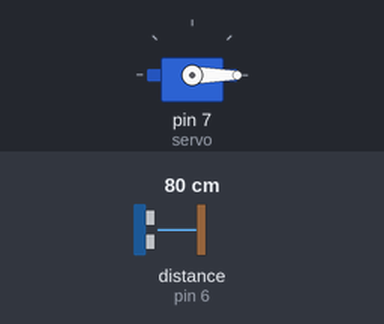
This sketch was run on a simulated Arduino Uno, built with avr-gcc and run on an emulated ATmega328P. On the bench: servo. Wiring (inferred from the names in the program): ultrasonic range finder: trigger pin 5; echo pin 6. The test bench sets the inputs (shaded band); at power-on: distance to the obstacle (sensor on pin 6) 80 cm. The echo pulse lasts 58.3 µs per cm; what the sketch prints to the serial monitor is not drawn.

Above: at 1.2 s.
1.3 s: distance to the obstacle (sensor on pin 6) set to 23 cm
2.8 s: distance to the obstacle (sensor on pin 6) set to 18 cm
At 3.8 s:
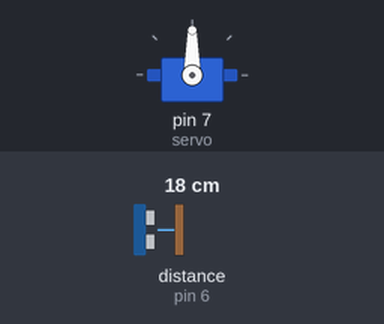
4.3 s: distance to the obstacle (sensor on pin 6) set to 35 cm
At 5.5 s:
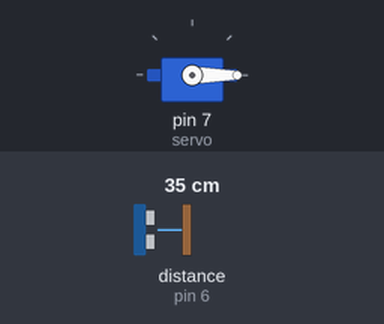
Timing chart, 0 to 7.3 s (numbered marks = the images above; inputs shaded):
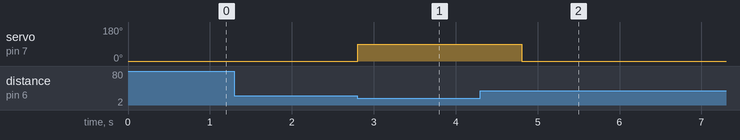

The sketch:

sambit_code__smart_handwash_.ino
```cpp
#include <Servo.h>
Servo servo;
int trigPin = 5;
int echoPin = 6;
int servoPin = 7;
long duration, dist;


void setup() {
    Serial.begin(9600);
    servo.attach(7);
    pinMode(trigPin, OUTPUT);
    pinMode(echoPin, INPUT);
       servo.write(0);

}

void loop() {
digitalWrite(trigPin, LOW);
delayMicroseconds(10);
digitalWrite(trigPin, HIGH);
delayMicroseconds(10);
digitalWrite(trigPin, LOW);

duration = pulseIn(echoPin, HIGH);
dist = (duration/4) / 29.1;    //to obtain distance as speed of sound is 343m/s that is (in cm/microseconds) equal to 1/29.1

 if ( dist<10 ) {
 Serial.println("the distance is less than 10");
 servo.write(90);
 delay(1000);
 }
else{
  servo.write(0);
}

Serial.print(dist);
}
```

Measured:
- the behaviour switches between 21 and 20 cm on distance to the obstacle (sensor on pin 6) (found by bisection; images 0 and 1)
- after the input at 1.3 s, every drawn part: stays the same
- after the input at 2.8 s, servo on pin 7 (servo): 0° → 90° at once
- after the input at 4.3 s, servo on pin 7 (servo): 90° → 0° after 0.51 s
